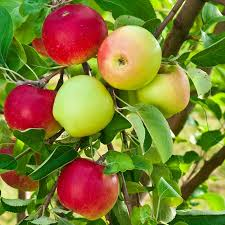
#> input picture DetectRipeFruit/images.jpeg, 225 x 225 px
$ python main.py
#> lines starting #> are read from the running program, lines starting #| are printed output that depends on the picture; after the words box and inside, x2 and y2 are one past the last pixel; in counts of white or black regions, pixels touching at a corner belong together
import cv2
import numpy as np
from matplotlib import pyplot as plt


#resmi ac
image = cv2.imread('images.jpeg')
#> image is the input picture: shape (225, 225, 3); mean B, G, R 50, 123.8, 128.3

hsv = cv2.cvtColor(image, cv2.COLOR_BGR2HSV)
#> hsv: shape (225, 225, 3); mean H, S, V 52, 189.4, 152.6

weaker = np.array([0,0,100])
stronger = np.array([10,255,255])

mask = cv2.inRange(hsv,weaker,stronger)
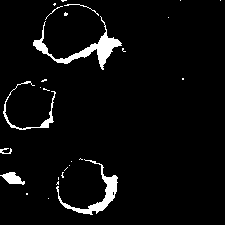
#> mask: shape (225, 225); 4.4% white; 27 white regions (20 under 20 px), largest, box (x1, y1, x2, y2) and area: (33, 16, 122, 70) 899, (56, 159, 118, 215) 645, (3, 81, 56, 130) 291
image_rgb = cv2.cvtColor(image, cv2.COLOR_BGR2RGB)

plt.subplot(1, 2, 1)
plt.imshow(image_rgb)
plt.title('Original Image')

plt.subplot(1, 2, 2)
plt.imshow(mask, cmap='gray')
plt.title('Mask')

plt.show()
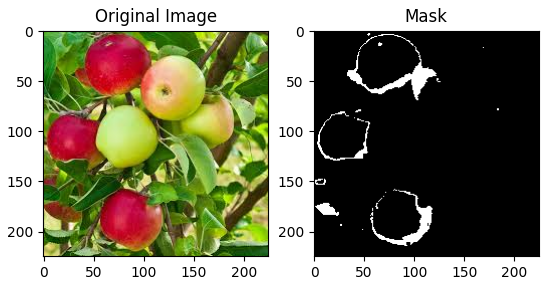
#> figure drawn by matplotlib, 2 panels

$ run again, with DetectRipeFruit/elmalar.jpg copied over DetectRipeFruit/images.jpeg
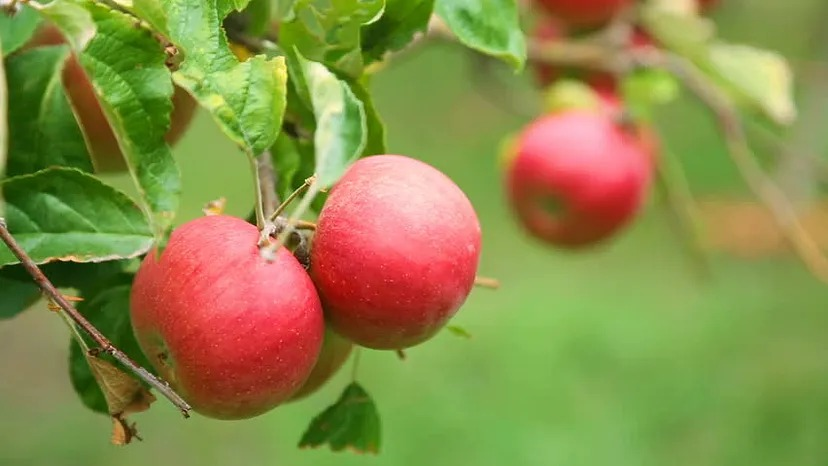
#> input picture DetectRipeFruit/elmalar.jpg, 828 x 466 px
#> image is the input picture: shape (466, 828, 3); mean B, G, R 72.6, 139.8, 138.4
#> hsv: shape (466, 828, 3); mean H, S, V 45.6, 149.3, 162.9
#> `mask = cv2.inRange(hsv,weaker,stronger)`:
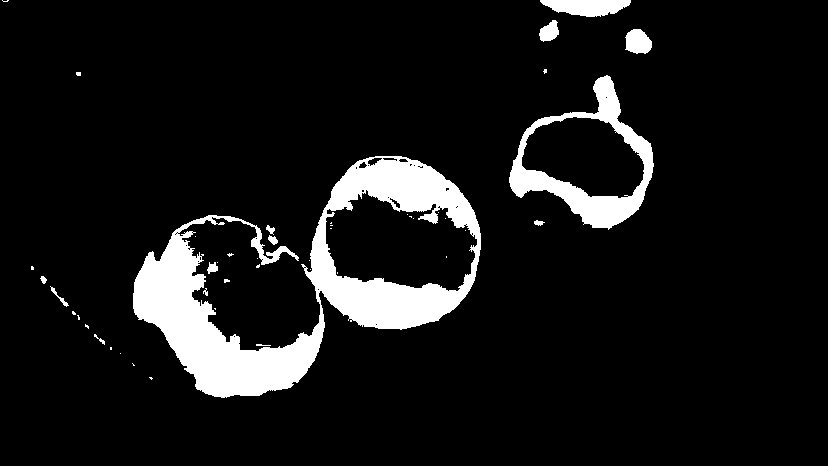
#> mask: shape (466, 828); 8.9% white; 45 white regions (31 under 20 px), largest, box (x1, y1, x2, y2) and area: (133, 156, 481, 398) 26091, (509, 75, 654, 230) 5796, (540, 0, 631, 17) 1118
#> `plt.show()`:
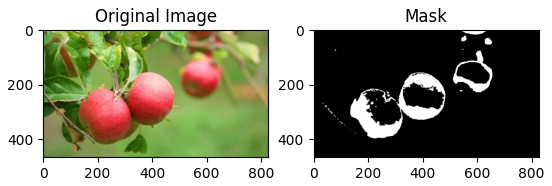
#> figure drawn by matplotlib, 2 panels
